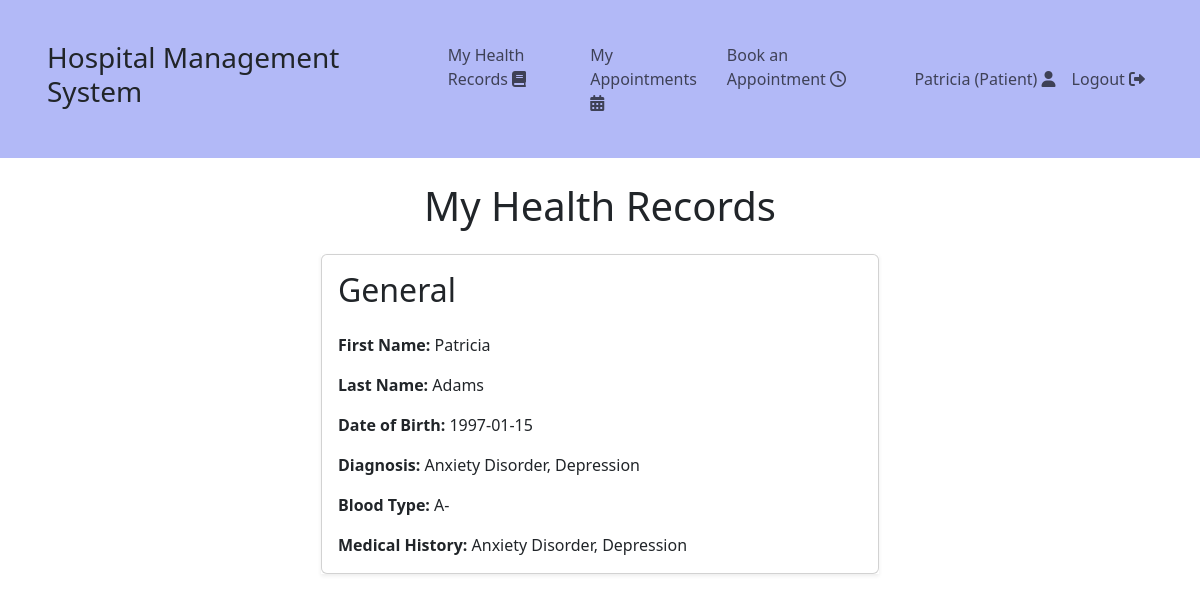
/myHealthRecords.php (signed in), run on the app's committed database.
### tables this page shows
CREATE TABLE "healthRecord" (
	"recordID"	INTEGER NOT NULL,
	"patientID"	INTEGER NOT NULL,
	"diagnosis"	TEXT NOT NULL,
	"bloodType"	TEXT NOT NULL,
	"condition"	TEXT NOT NULL,
	"medicalHistory"	TEXT NOT NULL,
	PRIMARY KEY("recordID"),
	FOREIGN KEY("patientID") REFERENCES "patient"("patientID")
);

CREATE TABLE "patient" (
	"patientID"	INTEGER NOT NULL,
	"firstName"	TEXT NOT NULL,
	"lastName"	TEXT NOT NULL,
	"DOB"	TEXT NOT NULL,
	"email"	TEXT NOT NULL,
	"password"	TEXT NOT NULL,
	"gender"	TEXT NOT NULL,
	PRIMARY KEY("patientID" AUTOINCREMENT)
);

### myHealthRecords.php (the view, shortened to what this page needs)
<?php
include_once 'db_conn.php';
$patientID = $_SESSION['patientID'];
$result = $db->query("SELECT hr.recordID, hr.diagnosis, hr.bloodType, hr.medicalHistory, p.firstName, p.lastName, p.DOB
                      FROM healthRecord hr
                      INNER JOIN patient p ON hr.patientID = p.patientID
                      WHERE hr.patientID = '$patientID'");
?>
<!DOCTYPE html>
<html lang="en">
<head>
    <link href="https://cdn.jsdelivr.net/npm/bootstrap@5.3.2/dist/css/bootstrap.min.css" rel="stylesheet">
    <link rel="stylesheet" href="https://cdnjs.cloudflare.com/ajax/libs/font-awesome/6.0.0-beta3/css/all.min.css">
</head>
<body>
    <?php include_once 'navbars/patientNav.php'; ?>
    <div class="center container">
        <h1 class='mb-4 mt-3' id='header' >My Health Records</h1>
            <?php
            while ($row = $result->fetchArray(SQLITE3_ASSOC)) {
                echo "<div id='card' class='col-md-6 shadow-sm'>
                        <div class='card mb-3'>
                            <div class='card-body'>
                            <h2 class='mb-4' style='font-weight: 100;'>General</h2>
                                <p class='card-text'><b>First Name:</b> {$row['firstName']}</p>
                                <p class='card-text'><b>Last Name:</b> {$row['lastName']}</p>
                                <p class='card-text'><b>Date of Birth:</b> {$row['DOB']}</p>
                                <p class='card-text'><b>Diagnosis:</b> {$row['diagnosis']}</p>
                                <p class='card-text'><b>Blood Type:</b> {$row['bloodType']}</p>
                                <p class='card-text'><b>Medical History:</b> {$row['medicalHistory']}</p>
                            </div>
                        </div>
                    </div>";
            }
            ?>
    </div>
</body>
</html>

### myHealthRecords.php (style rules this page uses)
.center { margin-top: 2%; }
#card { max-width: 700px; margin-left: auto; margin-right: auto; }
#header { font-weight: 100; text-align: center; }

### data on the page
healthrecord: patientID.firstName "Patricia", patientID.lastName "Adams", patientID.DOB "1997-01-15", diagnosis "Anxiety Disorder, Depression", bloodType "A-", medicalHistory "Anxiety Disorder, Depression"

### other printed values
$_SESSION['firstName'] "Patricia"
